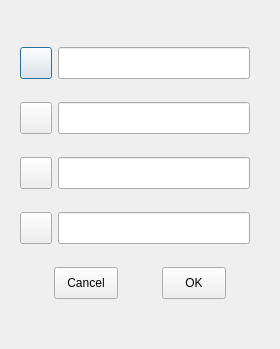
<?xml version="1.0" encoding="UTF-8"?>
<ui version="4.0">
 <class>newUser</class>
 <widget class="QDialog" name="newUser">
  <property name="geometry">
   <rect>
    <x>0</x>
    <y>0</y>
    <width>280</width>
    <height>349</height>
   </rect>
  </property>
  <property name="minimumSize">
   <size>
    <width>280</width>
    <height>0</height>
   </size>
  </property>
  <property name="maximumSize">
   <size>
    <width>280</width>
    <height>16777215</height>
   </size>
  </property>
  <property name="windowTitle">
   <string>Dialog</string>
  </property>
  <layout class="QVBoxLayout" name="verticalLayout">
   <property name="leftMargin">
    <number>20</number>
   </property>
   <property name="topMargin">
    <number>30</number>
   </property>
   <property name="rightMargin">
    <number>20</number>
   </property>
   <property name="bottomMargin">
    <number>30</number>
   </property>
   <item>
    <layout class="QHBoxLayout" name="horizontalLayout_2">
     <property name="rightMargin">
      <number>10</number>
     </property>
     <item>
      <widget class="QPushButton" name="pushButton">
       <property name="minimumSize">
        <size>
         <width>32</width>
         <height>32</height>
        </size>
       </property>
       <property name="maximumSize">
        <size>
         <width>32</width>
         <height>32</height>
        </size>
       </property>
       <property name="text">
        <string/>
       </property>
       <property name="icon">
        <iconset resource="icon.qrc">
         <normaloff>:/resource/server.svg</normaloff>
         <normalon>:/resource/server.svg</normalon>:/resource/server.svg</iconset>
       </property>
       <property name="iconSize">
        <size>
         <width>32</width>
         <height>32</height>
        </size>
       </property>
      </widget>
     </item>
     <item>
      <widget class="QLineEdit" name="server_port">
       <property name="minimumSize">
        <size>
         <width>0</width>
         <height>32</height>
        </size>
       </property>
       <property name="maximumSize">
        <size>
         <width>16777215</width>
         <height>32</height>
        </size>
       </property>
       <property name="maxLength">
        <number>22</number>
       </property>
      </widget>
     </item>
    </layout>
   </item>
   <item>
    <layout class="QHBoxLayout" name="horizontalLayout_3">
     <property name="rightMargin">
      <number>10</number>
     </property>
     <item>
      <widget class="QPushButton" name="pushButton_2">
       <property name="minimumSize">
        <size>
         <width>32</width>
         <height>32</height>
        </size>
       </property>
       <property name="maximumSize">
        <size>
         <width>32</width>
         <height>32</height>
        </size>
       </property>
       <property name="text">
        <string/>
       </property>
       <property name="icon">
        <iconset resource="icon.qrc">
         <normaloff>:/resource/user.svg</normaloff>:/resource/user.svg</iconset>
       </property>
       <property name="iconSize">
        <size>
         <width>32</width>
         <height>32</height>
        </size>
       </property>
      </widget>
     </item>
     <item>
      <widget class="QLineEdit" name="username">
       <property name="minimumSize">
        <size>
         <width>0</width>
         <height>32</height>
        </size>
       </property>
       <property name="maximumSize">
        <size>
         <width>16777215</width>
         <height>32</height>
        </size>
       </property>
       <property name="maxLength">
        <number>8</number>
       </property>
      </widget>
     </item>
    </layout>
   </item>
   <item>
    <layout class="QHBoxLayout" name="horizontalLayout_4">
     <property name="rightMargin">
      <number>10</number>
     </property>
     <item>
      <widget class="QPushButton" name="pushButton_3">
       <property name="minimumSize">
        <size>
         <width>32</width>
         <height>32</height>
        </size>
       </property>
       <property name="maximumSize">
        <size>
         <width>32</width>
         <height>32</height>
        </size>
       </property>
       <property name="text">
        <string/>
       </property>
       <property name="icon">
        <iconset resource="icon.qrc">
         <normaloff>:/resource/passwd.svg</normaloff>:/resource/passwd.svg</iconset>
       </property>
       <property name="iconSize">
        <size>
         <width>32</width>
         <height>32</height>
        </size>
       </property>
      </widget>
     </item>
     <item>
      <widget class="QLineEdit" name="passwd">
       <property name="minimumSize">
        <size>
         <width>0</width>
         <height>32</height>
        </size>
       </property>
       <property name="maximumSize">
        <size>
         <width>16777215</width>
         <height>32</height>
        </size>
       </property>
       <property name="maxLength">
        <number>12</number>
       </property>
       <property name="echoMode">
        <enum>QLineEdit::Password</enum>
       </property>
      </widget>
     </item>
    </layout>
   </item>
   <item>
    <layout class="QHBoxLayout" name="horizontalLayout_5">
     <property name="rightMargin">
      <number>10</number>
     </property>
     <item>
      <widget class="QPushButton" name="pushButton_4">
       <property name="minimumSize">
        <size>
         <width>32</width>
         <height>32</height>
        </size>
       </property>
       <property name="maximumSize">
        <size>
         <width>32</width>
         <height>32</height>
        </size>
       </property>
       <property name="text">
        <string/>
       </property>
       <property name="icon">
        <iconset resource="icon.qrc">
         <normaloff>:/resource/passwd.svg</normaloff>:/resource/passwd.svg</iconset>
       </property>
       <property name="iconSize">
        <size>
         <width>32</width>
         <height>32</height>
        </size>
       </property>
      </widget>
     </item>
     <item>
      <widget class="QLineEdit" name="repasswd">
       <property name="minimumSize">
        <size>
         <width>0</width>
         <height>32</height>
        </size>
       </property>
       <property name="maximumSize">
        <size>
         <width>16777215</width>
         <height>32</height>
        </size>
       </property>
       <property name="maxLength">
        <number>12</number>
       </property>
       <property name="echoMode">
        <enum>QLineEdit::Password</enum>
       </property>
      </widget>
     </item>
    </layout>
   </item>
   <item>
    <layout class="QHBoxLayout" name="horizontalLayout">
     <property name="spacing">
      <number>10</number>
     </property>
     <item>
      <widget class="QPushButton" name="cancel">
       <property name="minimumSize">
        <size>
         <width>64</width>
         <height>32</height>
        </size>
       </property>
       <property name="maximumSize">
        <size>
         <width>64</width>
         <height>32</height>
        </size>
       </property>
       <property name="text">
        <string>Cancel</string>
       </property>
      </widget>
     </item>
     <item>
      <widget class="QPushButton" name="ok">
       <property name="minimumSize">
        <size>
         <width>64</width>
         <height>32</height>
        </size>
       </property>
       <property name="maximumSize">
        <size>
         <width>64</width>
         <height>32</height>
        </size>
       </property>
       <property name="text">
        <string>OK</string>
       </property>
      </widget>
     </item>
    </layout>
   </item>
  </layout>
 </widget>
 <resources>
  <include location="icon.qrc"/>
 </resources>
 <connections/>
</ui>
